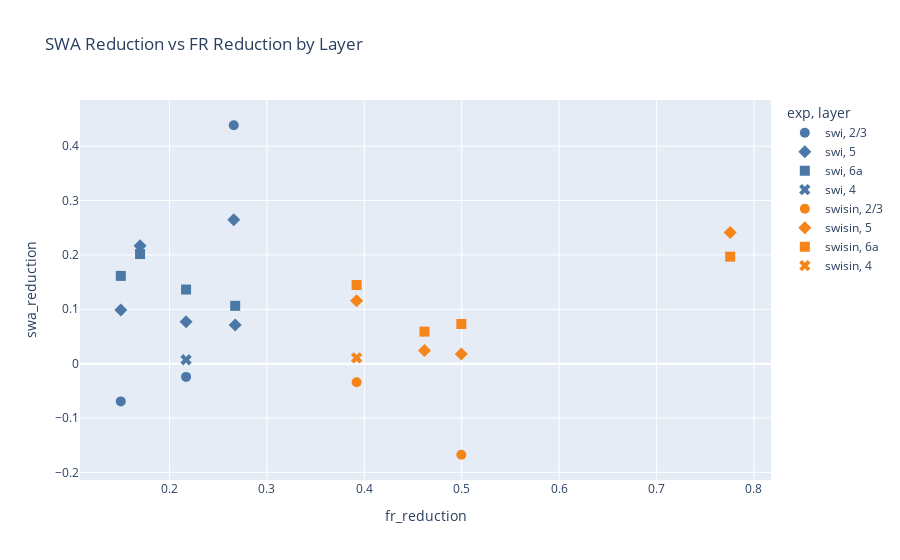

The notebook cell this image was saved under:
### Code cell
chan_order = ['1', '2', '3', '4', '5', '6', '7', '8', '9', '10', '11', '12', '13', '14', '15', '16']
layer_order = ['2/3', '4', '5', '6a']
fig = px.scatter(swa_fr_avgs.exp_names(), x="fr_reduction", y="swa_reduction", color="exp", symbol='layer', hover_data=['subject', 'layer'], color_discrete_sequence=px.colors.qualitative.T10, title='SWA Reduction vs FR Reduction by Layer')
fig.update_traces(marker=dict(size=10))
fig.show()

### Figure 1 — Plotly figure (JSON) as saved in the notebook; plotly's stock layout.template omitted (floating-point values rounded to 4 significant figures)
{"data": [{"customdata": [["ACR_14", "2/3"], ["ACR_19", "2/3"], ["ACR_23", "2/3"]], "hovertemplate": "exp=swi<br>layer=%{customdata[1]}<br>fr_reduction=%{x}<br>swa_reduction=%{y}<br>subject=%{customdata[0]}<extra></extra>", "legendgroup": "swi, 2/3", "marker": {"color": "#4C78A8", "size": 10, "symbol": "circle"}, "mode": "markers", "name": "swi, 2/3", "orientation": "v", "showlegend": true, "type": "scatter", "x": [0.266, 0.1501, 0.2171], "xaxis": "x", "y": [0.4385, -0.06945, -0.02442], "yaxis": "y"}, {"customdata": [["ACR_14", "5"], ["ACR_18", "5"], ["ACR_19", "5"], ["ACR_20", "5"], ["ACR_23", "5"]], "hovertemplate": "exp=swi<br>layer=%{customdata[1]}<br>fr_reduction=%{x}<br>swa_reduction=%{y}<br>subject=%{customdata[0]}<extra></extra>", "legendgroup": "swi, 5", "marker": {"color": "#4C78A8", "size": 10, "symbol": "diamond"}, "mode": "markers", "name": "swi, 5", "orientation": "v", "showlegend": true, "type": "scatter", "x": [0.266, 0.2675, 0.1501, 0.1698, 0.2171], "xaxis": "x", "y": [0.2646, 0.07105, 0.0987, 0.2169, 0.07698], "yaxis": "y"}, {"customdata": [["ACR_18", "6a"], ["ACR_19", "6a"], ["ACR_20", "6a"], ["ACR_23", "6a"]], "hovertemplate": "exp=swi<br>layer=%{customdata[1]}<br>fr_reduction=%{x}<br>swa_reduction=%{y}<br>subject=%{customdata[0]}<extra></extra>", "legendgroup": "swi, 6a", "marker": {"color": "#4C78A8", "size": 10, "symbol": "square"}, "mode": "markers", "name": "swi, 6a", "orientation": "v", "showlegend": true, "type": "scatter", "x": [0.2675, 0.1501, 0.1698, 0.2171], "xaxis": "x", "y": [0.1064, 0.1614, 0.2016, 0.1363], "yaxis": "y"}, {"customdata": [["ACR_23", "4"]], "hovertemplate": "exp=swi<br>layer=%{customdata[1]}<br>fr_reduction=%{x}<br>swa_reduction=%{y}<br>subject=%{customdata[0]}<extra></extra>", "legendgroup": "swi, 4", "marker": {"color": "#4C78A8", "size": 10, "symbol": "x"}, "mode": "markers", "name": "swi, 4", "orientation": "v", "showlegend": true, "type": "scatter", "x": [0.2171], "xaxis": "x", "y": [0.007095], "yaxis": "y"}, {"customdata": [["ACR_19", "2/3"], ["ACR_23", "2/3"]], "hovertemplate": "exp=swisin<br>layer=%{customdata[1]}<br>fr_reduction=%{x}<br>swa_reduction=%{y}<br>subject=%{customdata[0]}<extra></extra>", "legendgroup": "swisin, 2/3", "marker": {"color": "#F58518", "size": 10, "symbol": "circle"}, "mode": "markers", "name": "swisin, 2/3", "orientation": "v", "showlegend": true, "type": "scatter", "x": [0.4996, 0.3921], "xaxis": "x", "y": [-0.1676, -0.03429], "yaxis": "y"}, {"customdata": [["ACR_18", "5"], ["ACR_19", "5"], ["ACR_20", "5"], ["ACR_23", "5"]], "hovertemplate": "exp=swisin<br>layer=%{customdata[1]}<br>fr_reduction=%{x}<br>swa_reduction=%{y}<br>subject=%{customdata[0]}<extra></extra>", "legendgroup": "swisin, 5", "marker": {"color": "#F58518", "size": 10, "symbol": "diamond"}, "mode": "markers", "name": "swisin, 5", "orientation": "v", "showlegend": true, "type": "scatter", "x": [0.7756, 0.4996, 0.4618, 0.3921], "xaxis": "x", "y": [0.2412, 0.01751, 0.02434, 0.1158], "yaxis": "y"}, {"customdata": [["ACR_18", "6a"], ["ACR_19", "6a"], ["ACR_20", "6a"], ["ACR_23", "6a"]], "hovertemplate": "exp=swisin<br>layer=%{customdata[1]}<br>fr_reduction=%{x}<br>swa_reduction=%{y}<br>subject=%{customdata[0]}<extra></extra>", "legendgroup": "swisin, 6a", "marker": {"color": "#F58518", "size": 10, "symbol": "square"}, "mode": "markers", "name": "swisin, 6a", "orientation": "v", "showlegend": true, "type": "scatter", "x": [0.7756, 0.4996, 0.4618, 0.3921], "xaxis": "x", "y": [0.1968, 0.07296, 0.05893, 0.1447], "yaxis": "y"}, {"customdata": [["ACR_23", "4"]], "hovertemplate": "exp=swisin<br>layer=%{customdata[1]}<br>fr_reduction=%{x}<br>swa_reduction=%{y}<br>subject=%{customdata[0]}<extra></extra>", "legendgroup": "swisin, 4", "marker": {"color": "#F58518", "size": 10, "symbol": "x"}, "mode": "markers", "name": "swisin, 4", "orientation": "v", "showlegend": true, "type": "scatter", "x": [0.3921], "xaxis": "x", "y": [0.01066], "yaxis": "y"}], "layout": {"legend": {"title": {"text": "exp, layer"}, "tracegroupgap": 0}, "title": {"text": "SWA Reduction vs FR Reduction by Layer"}, "xaxis": {"anchor": "y", "domain": [0, 1], "title": {"text": "fr_reduction"}}, "yaxis": {"anchor": "x", "domain": [0, 1], "title": {"text": "swa_reduction"}}}}
